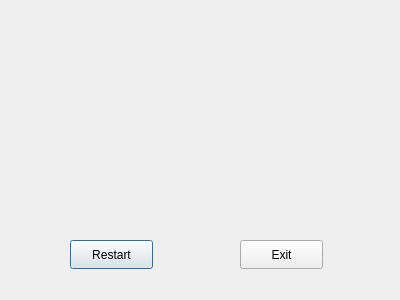
<?xml version="1.0" encoding="UTF-8"?>
<ui version="4.0">
 <class>Dialog</class>
 <widget class="QDialog" name="Dialog">
  <property name="geometry">
   <rect>
    <x>0</x>
    <y>0</y>
    <width>400</width>
    <height>300</height>
   </rect>
  </property>
  <property name="windowTitle">
   <string>Hangman</string>
  </property>
  <property name="windowIcon">
   <iconset resource="resources.qrc">
    <normaloff>:/img/game_icon.jpg</normaloff>:/img/game_icon.jpg</iconset>
  </property>
  <widget class="QPushButton" name="restart_button">
   <property name="geometry">
    <rect>
     <x>70</x>
     <y>240</y>
     <width>83</width>
     <height>29</height>
    </rect>
   </property>
   <property name="text">
    <string>Restart</string>
   </property>
  </widget>
  <widget class="QPushButton" name="exit_button">
   <property name="geometry">
    <rect>
     <x>240</x>
     <y>240</y>
     <width>83</width>
     <height>29</height>
    </rect>
   </property>
   <property name="text">
    <string>Exit</string>
   </property>
  </widget>
  <widget class="QLabel" name="game_result">
   <property name="geometry">
    <rect>
     <x>100</x>
     <y>90</y>
     <width>221</width>
     <height>20</height>
    </rect>
   </property>
   <property name="text">
    <string/>
   </property>
  </widget>
 </widget>
 <resources>
  <include location="resources.qrc"/>
 </resources>
 <connections/>
</ui>
